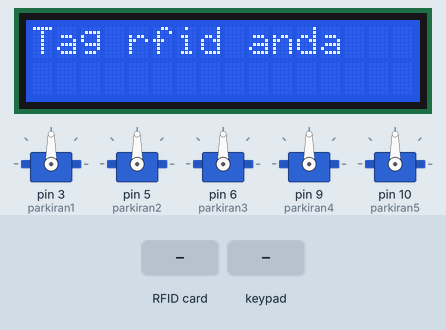
Recording of a sketch running on a simulated Arduino Uno, built with avr-gcc and run on an emulated ATmega328P. Shown: 5 × servo, 16×2 character LCD. Inputs (shaded band) come from the test bench.

Above: at 1.3 s.
1.4 s: RFID card A9 3A 41 99 held to the reader
At 4.4 s:
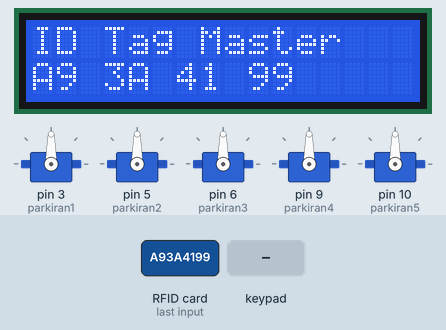
7.7 s: keypad keys 3 2 1 0 pressed 1.5 s apart
At 10.2 s:
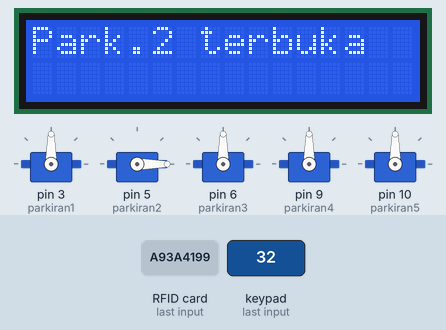
18.7 s: RFID card 5E 7A 19 C4 held to the reader
At 20.9 s:
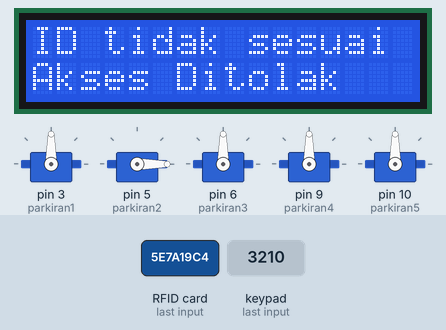
22.6 s: RFID card A9 3A 41 99 held to the reader
At 30.2 s:
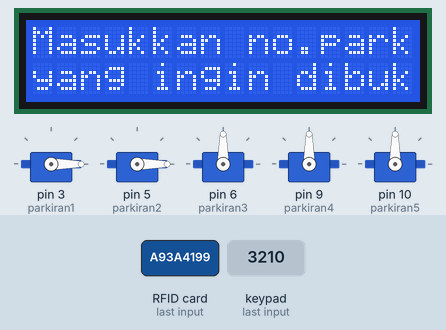
Timing chart, 0 to 31.7 s (numbered marks = the images above; inputs shaded):
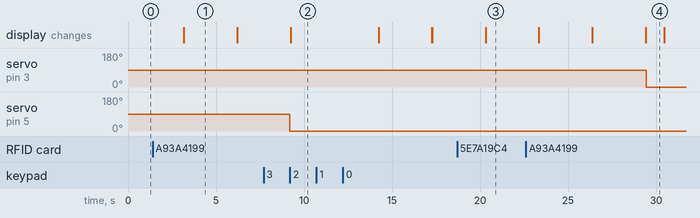

The sketch:

Tag_Master.ino
```cpp
#include <Keypad.h>
#include <Servo.h>
#include <LiquidCrystal_I2C.h>
#include <Wire.h>
#include <EEPROM.h>
#include <MFRC522.h>
#include <SPI.h>

MFRC522 mfrc522(4, 9); // MFRC522 mfrc522(SS_PIN, RST_PIN)
LiquidCrystal_I2C lcd(0x27, 16, 2);
Servo parkiran1;
Servo parkiran2;
Servo parkiran3;
Servo parkiran4;
Servo parkiran5;

const byte numRows = 4;
const byte numCols = 4;

boolean RFIDMode = true;
String tagMaster = "A9 3A 41 99";

char key_pressed = 0;
uint8_t i = 0;  // Variable used for counter

char keymap[numRows][numCols] =
{
  {'1', '2', '3', 'A'},
  {'4', '5', '6', 'B'},
  {'7', '8', '9', 'C'},
  {'*', '0', '#', 'D'}
};

byte rowPins[numRows] = {A3, A2, A1, A0};
byte colPins[numCols] = {3, 2, 1, 0};

Keypad myKeypad = Keypad(makeKeymap(keymap), rowPins, colPins, numRows, numCols);

void setup()
{
  Serial.begin(9600);
  parkiran1.attach(3);
  parkiran2.attach(5);
  parkiran3.attach(6);
  parkiran4.attach(9);
  parkiran5.attach(10);

  parkiran1.write(90);
  parkiran2.write(90);
  parkiran3.write(90);
  parkiran4.write(90);
  parkiran5.write(90);
  lcd.begin();
  lcd.backlight();
  SPI.begin();
  mfrc522.PCD_Init();
  lcd.clear();
}

void loop()
{
  if (RFIDMode == true) {
    lcd.clear();
    lcd.print("Tag rfid anda");
    delay(3000);
    lcd.clear();
    // Look for new cards
    if ( ! mfrc522.PICC_IsNewCardPresent()) {
      return;
    }
    // Select one of the cards
    if ( ! mfrc522.PICC_ReadCardSerial()) {
      return;
    }
    //Reading from the card
    String tag = "";
    for (byte j = 0; j < mfrc522.uid.size; j++)
    {
      tag.concat(String(mfrc522.uid.uidByte[j] < 0x10 ? " 0" : " "));
      tag.concat(String(mfrc522.uid.uidByte[j], HEX));
    }
    tag.toUpperCase();
    //Checking the card
    if (tag.substring(1) == tagMaster)
    {
      // If UID of tag is matched.
      lcd.clear();
      lcd.setCursor(0, 0);
      lcd.print("ID Tag Master");
       lcd.setCursor(0, 1);
       lcd.print(tagMaster);
      delay(3000);
      lcd.clear();
      lcd.setCursor(0, 0);
      lcd.print("Masukkan no.parkir");
      lcd.setCursor(0, 1);
      lcd.print("yang ingin dibuka");
      RFIDMode = false;
    }
    else
    {
      // If UID of tag is not matched.
      lcd.clear();
      lcd.setCursor(0, 0);
      lcd.print("ID tidak sesuai");
      lcd.setCursor(0, 1);
      lcd.print("Akses Ditolak");
      delay(3000);
      lcd.clear();
    }
  }

  if (RFIDMode == false) {
    char keypressed = myKeypad.getKey();
    if (keypressed != NO_KEY)
    {
      if (keypressed == '1')
      {
        parkiran1.write(0);
        delay(1000 );
        lcd.clear();
        lcd.setCursor(0, 0);
        lcd.print("Park.1 terbuka");
        delay(5000);
        RFIDMode = true;
      }
      if (keypressed == '2')
      {
        parkiran2.write(0);
        delay(15);
        lcd.clear();
        lcd.setCursor(0, 0);
        lcd.print("Park.2 terbuka");
        delay(5000);
        RFIDMode = true;
      }
      if (keypressed == '7')
      {
        parkiran3.write(0);
        delay(15);
        lcd.clear();
        lcd.setCursor(0, 0);
        lcd.print("Park.3 terbuka");
        delay(5000);
        RFIDMode = true;
      }
      if (keypressed == '4')
      {
        parkiran4.write(0);
        delay(15);
        lcd.clear();
        lcd.setCursor(0, 0);
        lcd.print("Park.4 terbuka");
        delay(5000);
        RFIDMode = true;
      }
      if (keypressed == '5')
      {
        parkiran5.write(0);
        delay(15);
        lcd.clear();
        lcd.setCursor(0, 0);
        lcd.print("Park.5 terbuka");
        delay(5000);
        RFIDMode = true;
      }
    }
  }
}
```

Measured:
- after the input at 1.4 s, the display: changes after 1.8 s (image 1)
- after the input at 7.7 s, servo on pin 5 (parkiran2): 90° → 0° after 1.5 s; the display: changes after 1.5 s (image 2)
- after the input at 18.7 s, the display: changes after 1.6 s (image 3)
- after the input at 22.6 s, servo on pin 3 (parkiran1): 90° → 0° after 6.8 s; the display: first differs from a run without the input after 3.8 s (image 4 shows a later state)
- what the display in image 1 shows lasts 3.0 s, from 3.2 s to 6.2 s
- what the display in image 4 shows lasts 1.1 s, from 29.4 s to 30.5 s
